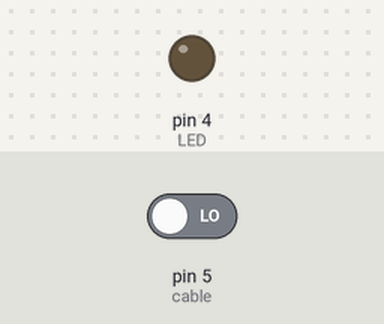
This sketch was run on a simulated Arduino Uno, built with avr-gcc and run on an emulated ATmega328P. Shown: output pins drawn as LEDs (lit = HIGH). The inputs (shaded band) are chosen by the test bench; at power-on: pin 5 (cable) LOW.

Above: at 1.2 s.
1.3 s: pin 5 (cable) driven HIGH
At 2.2 s:
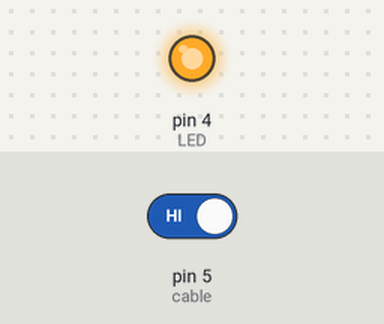
2.8 s: pin 5 (cable) driven LOW
At 3.3 s:
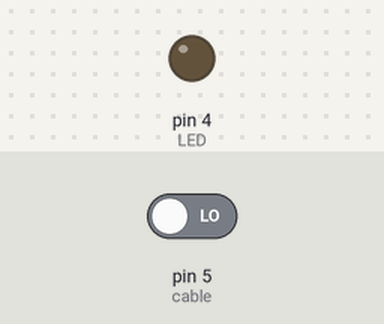
Timing chart, 0 to 5.8 s (numbered marks = the images above; inputs shaded):
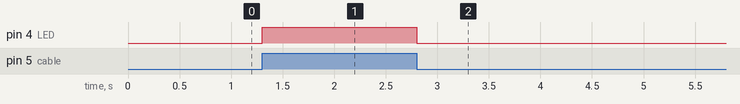

The sketch:

Slave.ino
```cpp
const int cable = 5;                    //Pins für Led und Übertragungskabel
const int LED = 4;

void setup() {
  pinMode(4, OUTPUT);                    //Pinmodes für Led und Übertragungskabel
  pinMode(5, INPUT);
}

void loop() {
  if (digitalRead(cable) == HIGH) {       //Fragt ab ob der Übertragungskabel HIGH ist
    digitalWrite(LED, HIGH);              //wenn ja, stellt den Pin der Led auf HIGH
  }
  else {
    digitalWrite(LED, LOW);               //wenn nein, stellt den Pin der Led auf LOW
  }
}
```

Measured:
- after the input at 1.3 s, pin 4 (LED): LOW → HIGH at once
- after the input at 2.8 s, pin 4 (LED): HIGH → LOW at once
